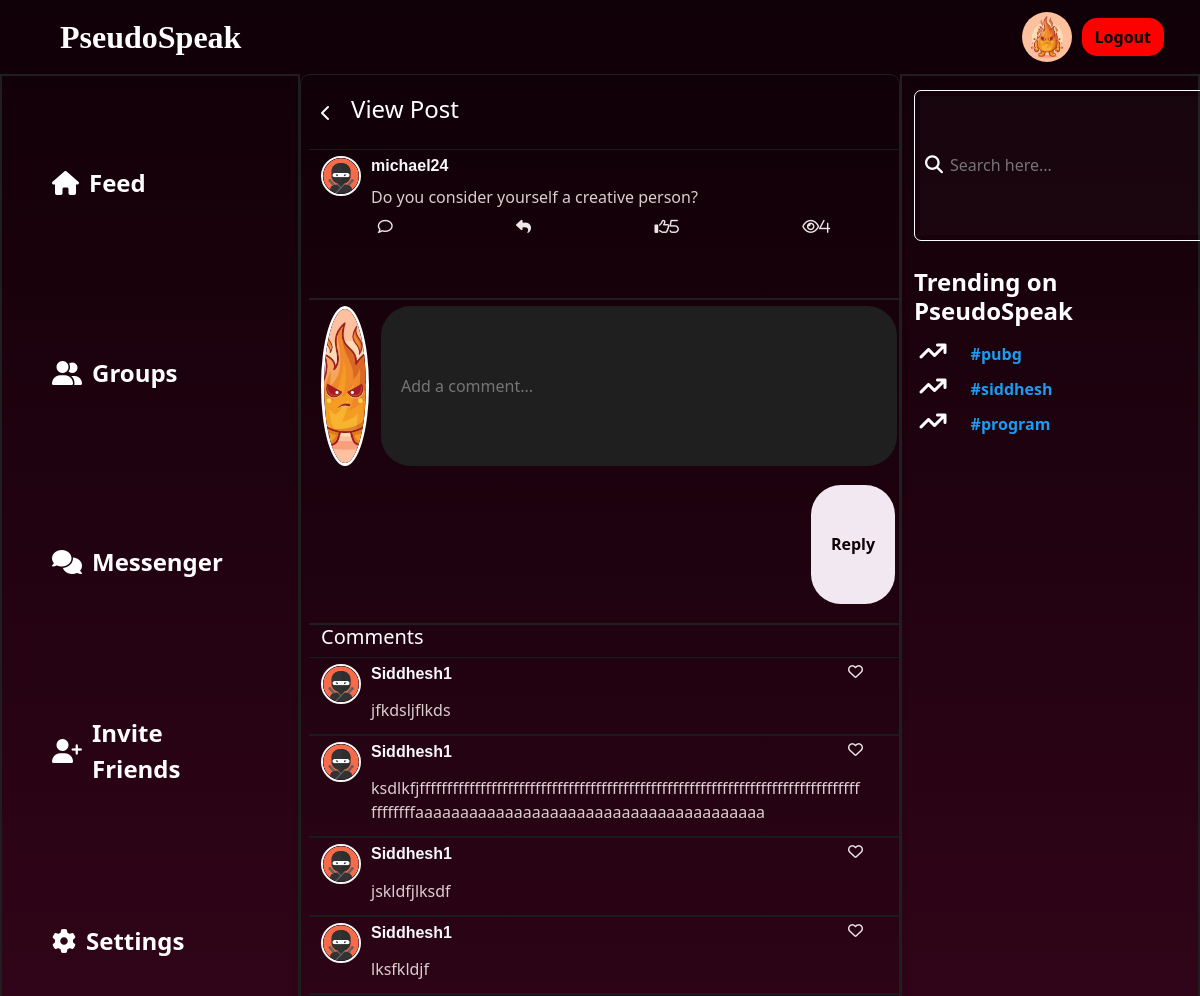
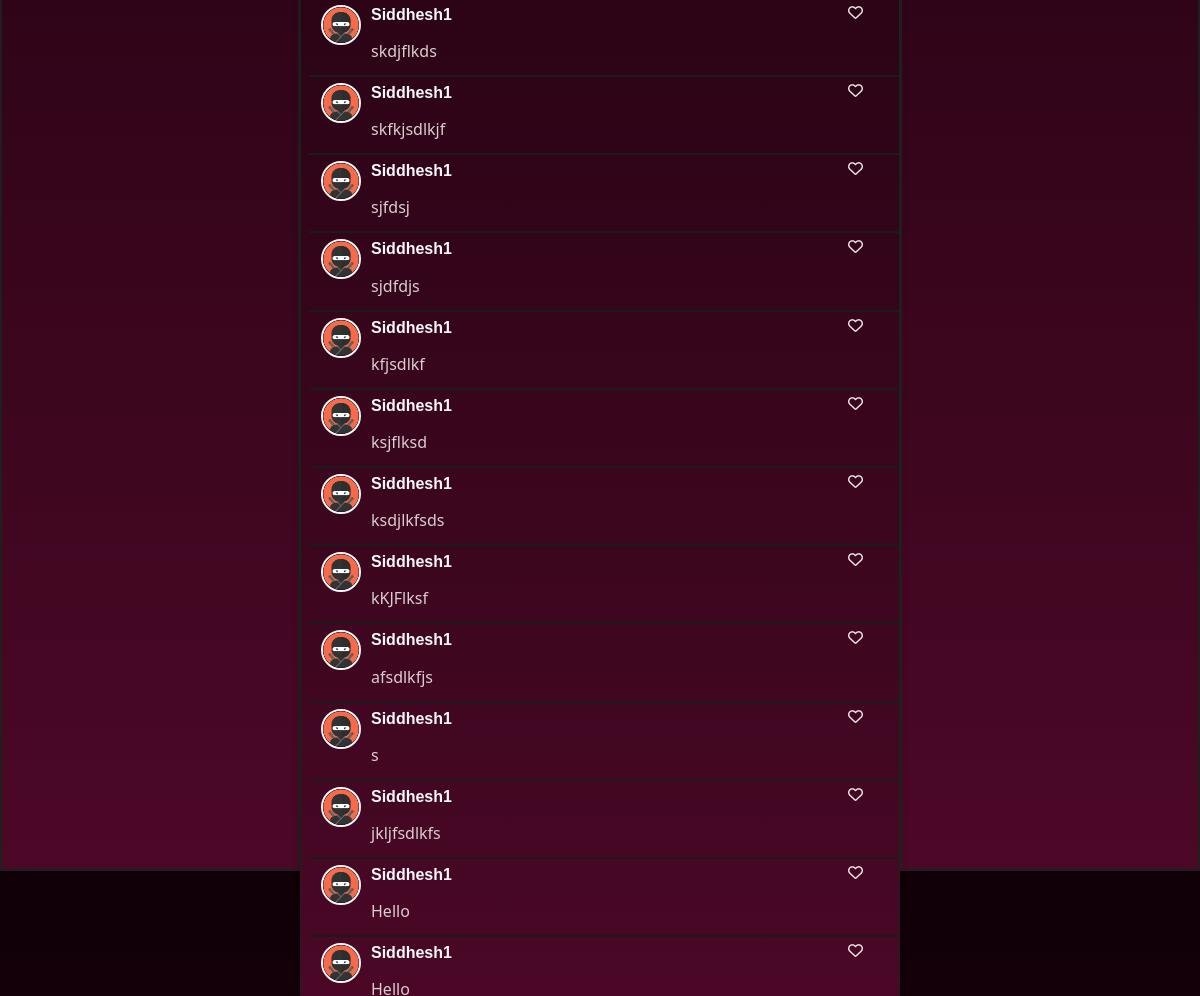
Page /message/108/ (signed in) on the committed database (2 pictures, top to bottom).
### main/models.py (models this page shows, shortened)
class Profile(models.Model):
    user=models.OneToOneField(User,null=True,on_delete=models.CASCADE)
    blocked_user=models.ManyToManyField(User,related_name="block_users",blank=True)
    profile_img=models.ImageField(null=True,blank=True,upload_to='images/')
    bio=models.CharField(null=True,max_length=51)
    follow=models.ManyToManyField(User,related_name='follow',blank=True)
    following=models.ManyToManyField(User,related_name='following',blank=True)

class TrendingMessage(models.Model):
    user=models.ForeignKey(User,null=True,on_delete=models.CASCADE)
    content=models.TextField()
    image=models.ImageField(null=True,blank=True,upload_to="images/")
    likes=models.IntegerField(null=True,default=0)
    userLiked=models.ManyToManyField(User,related_name='user_like',blank=True)
    view_count=models.IntegerField(null=True,default=0)
    viewed=models.ManyToManyField(User,related_name='viewed',blank=True)
    hashtags=models.ManyToManyField('Hashtag',blank=True)
    date_added = models.DateTimeField(auto_now_add=True,null=True)
    parent_message = models.ForeignKey('self', null=True, blank=True, on_delete=models.CASCADE, related_name='replies')
    custom_ordering = models.FloatField(default=0)
    option1 = models.CharField(max_length=100, blank=True,null=True)
    option2 = models.CharField(max_length=100, blank=True,null=True)
    voted = models.ManyToManyField(User, related_name='voted', blank=True, null=True)
    votes_option1 = models.IntegerField(default=0,blank=True,null=True)
    votes_option2 = models.IntegerField(default=0,blank=True,null=True)
    def decrypt_message(self):  # Replace with your actual secret key
        try:
            message_decrypted=f.decrypt(self.content)
            message_decoded=message_decrypted.decode('utf-8')
            return message_decoded
        except Exception as e:
            print(f"InvalidToken exception: {e.__cause__}")
            return "Invalid decryption token"
    class Meta:
        ordering = ['custom_ordering']

class Hashtag(models.Model):
    tag=models.CharField(max_length=255)
    count=models.IntegerField(default=1,null=True)
    class Meta:
        ordering = ('-count',)

### main/views.py (the view)
# urls.py: path('message/<int:message_id>/', views.view_message, name='view_message'),
@login_required(login_url="login_or_signup_view")
def view_message(request, message_id):
    message = get_object_or_404(TrendingMessage, id=message_id)
    hashtags = Hashtag.objects.all()[:3]
    replies = message.replies.all().order_by("-likes")
    return render(
        request, "main/view_message.html", {"message": message, "replies": replies,"hashtags":hashtags}
    )

### main/templates/main/view_message.html (shortened to what this page needs)
{% load static %}
<!DOCTYPE html>
<html lang="en">
  <head>
    <link
      href="https://cdn.jsdelivr.net/npm/bootstrap@5.3.1/dist/css/bootstrap.min.css"
      rel="stylesheet"
    />
    <link rel="stylesheet" href="{% static 'main/css/index.css' %}">
  </head>
  <body>
    <nav class="navbar navbar-expand bg-body-tertiary">
      <div class="container-fluid">
        <a class="navbar-brand ms-5 nav-logo" href="{% url 'index' %}"
          >PseudoSpeak</a
        >
        <div class="collapse navbar-collapse" id="navbarSupportedContent">
          {% if user.is_authenticated %}
          <img
            id="profile_img_navbar"
            src="{{ user.profile.profile_img.url }}"
            alt=""
            style="
              width: 50px;
              height: 50px;
              border-radius: 50%;
              margin-right: 10px;
            "
          />
          <a href="{% url 'logout' %}" class="btn signbtn me-4">Logout</a>
          {% else %}
          <a href="{% url 'login_or_signup_view' %}" class="btn signbtn me-4"
            >Sign in</a
          >
          {% endif %}
        </div>
      </div>
    </nav>
    <div class="container-fluid">
      <div class="row content-1">
        <div class="col-3 content-1a res2 sidebar" id="sidebar">
          <ul>
            <li class="active">
              <i class="fa-solid fa-house"></i
              ><a href="{% url 'index' %}">Feed</a>
            </li>
            <li>
              <i class="fa-solid fa-user-group"></i
              ><a href="{% url 'rooms' name='recommended' %}">Groups</a>
            </li>
            <li>
              <i class="fa-solid fa-comments"></i
              ><a href="{% url 'messenger' %}">Messenger</a>
            </li>
            <li><i class="fa-solid fa-user-plus"></i>Invite Friends</li>
            <li>
              <i class="fa-solid fa-gear"></i
              ><a href="{% url 'settings' %}">Settings</a>
            </li>
          </ul>
        </div>
        <div class="col-6 content-1b content-scroll">
          <div class="post-head" onclick="previous()">
            <i class="fa-solid fa-chevron-left"></i>
            <h4 style="padding-left: 20px;">View Post</h4>
          </div>
          <div class="msgbox">
            <form>
              <div id="message-output" class="msg-output-main row">
                <div class="msg-output">
                  <div class="msg-output-img">
                    <img src="{{message.user.profile.profile_img.url}}" alt="Profile Picture" id="profile-img" data-img-id="{{message.user.username}}">
                  </div>
                  <div class="msg-output-details">
                    <h5>{{message.user.username}}</h5>
                    <p>{{message.decrypt_message}}</p>
                  </div>
                </div>
                <div class="msg-output-icons">
                  <i class="far fa-comment" id="comment" data-message-id="{{message.pk}}"></i>
                  <i class="fa-solid fa-reply"></i>
                  {% if request.user in message.userLiked.all %}
                  <i class="far fa-solid fa-thumbs-up" id="msg-likes" data-likes-id="{{message.pk}}" style="color: #c426a9;">{{message.likes}}</i>
                  {% else %}
                  <i class="far fa-thumbs-up" id="msg-likes" data-likes-id="{{message.pk}}">{{message.likes}}</i>
                  {% endif %}
                  <i class="fa-regular fa-eye" id="views" data-views-id="{{message.pk}}">{{message.view_count}}</i>
                </div>
              </div>
              <div class="msgbox-input">
                <div class="msgbox-img ">
                  <img src="{{request.user.profile.profile_img.url}}" alt="">
                </div>
                <input id="data1" type="text" placeholder="Add a comment...">
              </div>
              <div class="msg-con row">
                <button class="msgbox-btn btn align-self-center" id="post-msg">Reply</button>
              </div>
              <div class="reply-container">
                <div class="reply-heading">
                  <h5>Comments</h5>
                </div>
                <div class="reply-body">
                {% for message in replies %}
                  <div id="reply-output" class="reply-output-main row">
                    <div class="reply-output">
                      <div class="reply-output-img">
                        <img src="{{message.user.profile.profile_img.url}}" alt="Profile Picture" id="profile-img" data-img-id="{{message.user.username}}">
                      </div>
                      <div class="reply-output-details">
                        <div class="profile-name-1">
                          <h5>{{message.user.username}}</h5>
                          {% if request.user in message.userLiked.all %}
                          <i class="fa-solid fa-heart" id="msg-likes" data-likes-id="{{message.pk}}" style="color: #c426a9;"></i>
                          {% else %}
                          <i class="fa-regular fa-heart" id="msg-likes" data-likes-id="{{message.pk}}"></i>
                          {% endif %}
                        </div>
                        <p>{{message.decrypt_message}}</p>
                      </div>
                    </div>
                  </div>
                {% endfor %}
                </div>
              </div>
            </form>
          </div>
        </div>
        <div class="col-3 content-1a">
          <div class="search-container">
            <input type="text" name="search-input" class="search-input" id="search-input" placeholder="Search here...">
            <i class="fas fa-search search-icon" id="search-icon"></i>
          </div>
          <div class="trending">
            <h4 class="trending-heading">Trending on PseudoSpeak</h4>
            <div class="trending-topics">
              {% for tag in hashtags %}
              <div class="t1">
                <span><i class="fa-solid fa-arrow-trend-up"></i></span>
                <a
                  href="#"
                  class="trends"
                  style="cursor: pointer"
                  data-tag="{{tag.tag}}"
                  >{{ tag.tag}}</a
                >
              </div>
              {% endfor %}
            </div>
          </div>
        </div>
      </div>
    </div>
  </body>
</html>

### main/static/main/css/index.css (style rules this page uses)
body { background: linear-gradient(to bottom, #100007, #4c0827); color: white; overflow: hidden; }
.nav-logo { color: white; font-size: xx-large; font-weight: bolder; font-family: serif; }
.navbar.bg-body-tertiary { background-color: transparent !important; color: white; }
.signbtn { background-color: red; color: rgb(5, 5, 5); border-radius: 15px; font-family: "Segoe UI", Tahoma, Geneva, Verdana, sans-serif; font-weight: bold; }
.content-1 { height: 90vh; }
.content-1b { border: 1px solid #1f1f20; height: 100vh; background: linear-gradient(to bottom, #100007, #4c0827); }
.content-1a { border: 2px solid #1f1f20; height: 90vh; }
.content-1a ul li { list-style: none; margin: 30px 18px; font-size: x-large; font-weight: 600; border-radius: 30px; padding-left: 20px; padding-top: 5px; height: 8vh; background: none; }
.content-1a ul { list-style-type: none; padding: 0; }
.content-1a li { display: flex; align-items: center; color: white; background-color: transparent; padding: 10px 15px; cursor: pointer; transition: background-color 0.2s ease; }
.content-1a i.fa-solid { font-size: 24px; margin-right: 10px; }
.content-1a li a { color: white; text-decoration: none; }
.search-container { display: flex; align-items: center; border: 1px solid white; border-radius: 7px; width: 300px; margin-top: 5%; padding: 5px; position: relative; }
.search-input { height: 7vh; flex-grow: 1; border: none; outline: none; font-size: 16px; background: hsla(0, 0%, 53%, 0.04); color: #ccc; padding-left: 30px; }
.search-icon { position: absolute; left: 10px; top: 50%; transform: translateY(-50%); color: white; font-size: 18px; }
.trending { margin-top: 10%; }
.trending-heading { margin-top: 5%; font-weight: bolder; }
.trending-topics { padding: 2%; }
.trends { padding-left: 10px; }
.t1 { margin-bottom: 3%; }
.t1 a { font-weight: bold; text-decoration: none; color: rgb(29, 155, 240);; }
.msgbox { display: flex; margin-top: 3%; }
.msgbox-input { display: flex; width: 48vw; justify-content: space-between; }
.msgbox-input input { width: 43vw; background: #1f1f20; outline: none; border: none; color: white; padding-left: 20px; border-radius: 30px; }
.msgbox-img { width: 4vw; height: 8vh; overflow: hidden; border-radius: 50%; border: 3px solid #fff; }
.msgbox-img img { width: 100%; height: 100%; object-fit: cover; }
.msg-con { display: flex; border-bottom: 2px solid #1f1f20; height: 8vh; }
.msgbox-btn { background-color: #f1e8f1; color: #100007; border-radius: 30px; width: 7vw; height: 6vh; margin-left: auto; margin-right: 14px; font-weight: bold; }
.msg-output { display: flex; margin-top: 1%; align-items: flex-start; }
.msg-output-img { min-width: 40px; width: 40px; height: 40px; margin-right: 10px; border-radius: 50%; overflow: hidden; display: flex; align-items: center; justify-content: center; border: 2px solid #f8f8fa; }
.msg-output-img img { max-width: 100%; max-height: 100%; border-radius: 50%; }
.msg-output-details { flex-grow: 1; color: #f8f8fa; }
.msg-output-details h5 { font-size: 16px; font-weight: bold; margin-bottom: 5px; font-family: Verdana, Geneva, Tahoma, sans-serif; }
.msg-output-details p { font-size: 14px; margin: 0; }
.msg-output-main { border-bottom: 2px solid #1f1f20; }
.msg-output-icons { display: flex; flex-direction: row; align-items: flex-start; margin-top: 10px; justify-content: space-around; height: 4vh; }
.msg-output-icons i { margin-right: 10px; font-size: 15px; color: #f7f1f1f5; }
.content-scroll { height: 100vh; overflow-y: auto; }
.content-1b { background-color: #100007; padding: 20px; border-radius: 10px; box-shadow: 0 0 10px rgba(0, 0, 0, 0.1); }
.content-1b p:nth-child(2) { font-size: 16px; color: #dbcece; }
.content-1b p { font-size: 14px; line-height: 1.5; margin-top: 10px; color: #ddc6c6; }
a { color: white; text-decoration: none; }
.msg-output-details p, .reply-output-details p { max-width:41vw; word-wrap: break-word; box-sizing: border-box; }

### rows in the picture
TrendingMessage: user.profile.profile_img (picture), user.username "michael24", decrypt_message "Do you consider yourself a creative person?", likes "5", view_count "4"
TrendingMessage: user.profile.profile_img (picture), user.username "Siddhesh1", decrypt_message "jfkdsljflkds"
TrendingMessage: user.profile.profile_img (picture), user.username "Siddhesh1", decrypt_message "ksdlkfjffffffffffffffffffffffffffffffffffffffffffffffffffffffffffffffffffffffffffffffffffffffffaaaaaaaaaaaaaaaaaaaaaaaaaaaaaaaaaaaaaaa"
TrendingMessage: user.profile.profile_img (picture), user.username "Siddhesh1", decrypt_message "jskldfjlksdf"
TrendingMessage: user.profile.profile_img (picture), user.username "Siddhesh1", decrypt_message "lksfkldjf"
TrendingMessage: user.profile.profile_img (picture), user.username "Siddhesh1", decrypt_message "skdjflkds"
TrendingMessage: user.profile.profile_img (picture), user.username "Siddhesh1", decrypt_message "skfkjsdlkjf"
TrendingMessage: user.profile.profile_img (picture), user.username "Siddhesh1", decrypt_message "sjfdsj"
TrendingMessage: user.profile.profile_img (picture), user.username "Siddhesh1", decrypt_message "sjdfdjs"
TrendingMessage: user.profile.profile_img (picture), user.username "Siddhesh1", decrypt_message "kfjsdlkf"
TrendingMessage: user.profile.profile_img (picture), user.username "Siddhesh1", decrypt_message "ksjflksd"
TrendingMessage: user.profile.profile_img (picture), user.username "Siddhesh1", decrypt_message "ksdjlkfsds"
TrendingMessage: user.profile.profile_img (picture), user.username "Siddhesh1", decrypt_message "kKJFlksf"
TrendingMessage: user.profile.profile_img (picture), user.username "Siddhesh1", decrypt_message "afsdlkfjs"
TrendingMessage: user.profile.profile_img (picture), user.username "Siddhesh1", decrypt_message "s"
TrendingMessage: user.profile.profile_img (picture), user.username "Siddhesh1", decrypt_message "jkljfsdlkfs"
TrendingMessage: user.profile.profile_img (picture), user.username "Siddhesh1", decrypt_message "Hello"
TrendingMessage: user.profile.profile_img (picture), user.username "Siddhesh1"
Hashtag: tag "#pubg"
Hashtag: tag "#siddhesh"
Hashtag: tag "#program"
